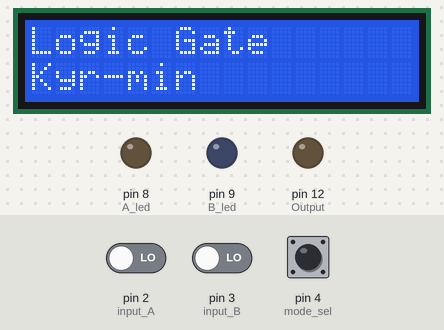
Recording of a sketch running on a simulated Arduino Uno, built with avr-gcc and run on an emulated ATmega328P. On the bench: 16×2 character LCD, output pins drawn as LEDs (lit = HIGH). Inputs (shaded band) come from the test bench; at power-on: pin 4 (mode_sel) LOW, pin 2 (input_A) LOW, pin 3 (input_B) LOW.

Above: at 1.2 s.
1.3 s: pin 4 (mode_sel) pulled HIGH for 3.2 s
At 6.1 s:
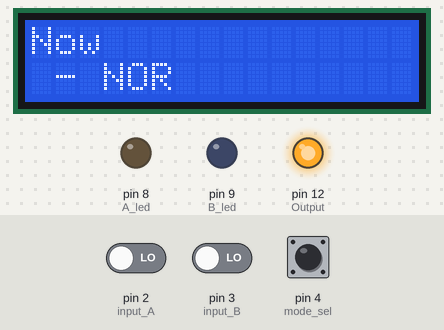
6.8 s: pin 4 (mode_sel) pulled HIGH for 0.15 s
At 8.2 s:
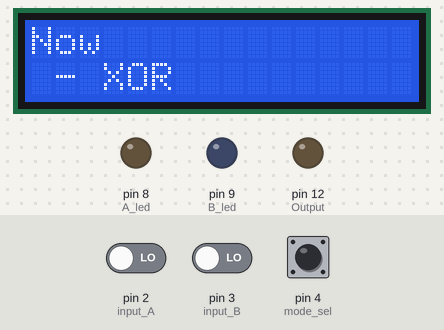
9.3 s: pin 4 (mode_sel) pulled HIGH for 1 s
At 10.7 s:
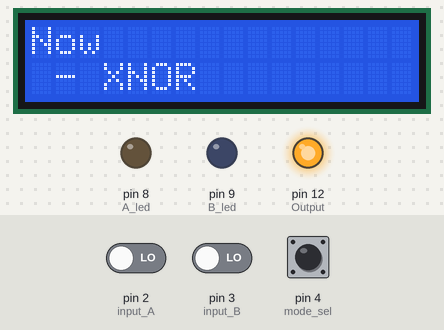
11.8 s: pin 4 (mode_sel) pulled HIGH for 0.15 s
At 14.0 s:
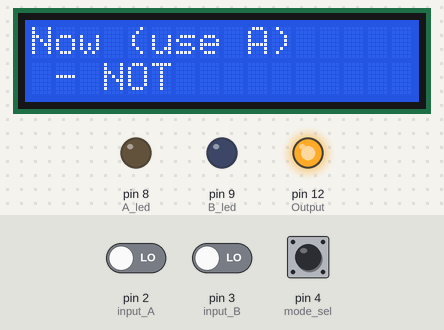
14.3 s: pin 2 (input_A) driven HIGH
At 15.5 s:
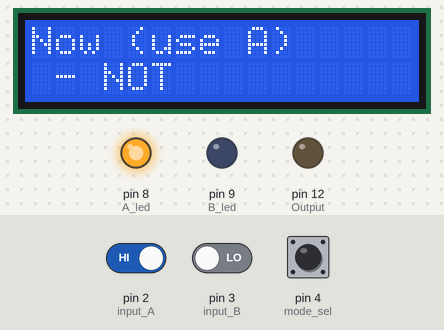
15.8 s: pin 4 (mode_sel) pulled HIGH for 3.2 s
At 21.3 s:
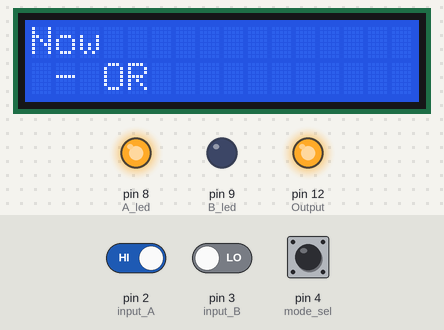
Timing chart, 0 to 22.4 s (numbered marks = the images above; inputs shaded):
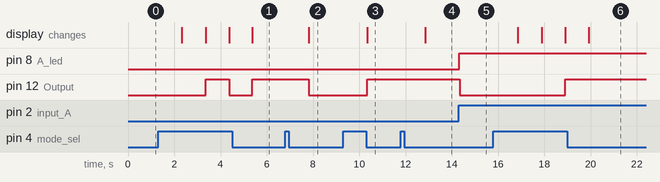

The sketch:

FINAL.ino
```cpp
#include <Wire.h>
#include <LiquidCrystal_I2C.h>

LiquidCrystal_I2C lcd(0x27,16,2);

int input_A = 2;
int input_B = 3;

int mode_sel = 4;

int A_led = 8;
int B_led = 9;

int Output = 12;

bool A_in = false;
bool B_in = false;

int temp_sel = 0;
int user_sel = 0;


void setup() {
  pinMode(input_A, INPUT);
  pinMode(input_B, INPUT);

  pinMode(A_led, OUTPUT);
  pinMode(B_led, OUTPUT);

  pinMode(Output, OUTPUT);

  lcd.init();
  lcd.backlight();
  lcd.setCursor(0,0);
  lcd.print("Logic Gate        ");
  lcd.setCursor(0,1);
  lcd.print("Kyr-min       ");
}

void AND() {
  if(A_in * B_in) {
    digitalWrite(Output, HIGH);
  } else{
    digitalWrite(Output, LOW);
  }
}

void NAND() {
  if(!(A_in * B_in)){
    digitalWrite(Output, HIGH);
  } else {
    digitalWrite(Output, LOW);
  }
}

void OR() {
  if(A_in + B_in) {
    digitalWrite(Output, HIGH);
  } else{
    digitalWrite(Output, LOW);
  }
}

void NOR(){
  if(!(A_in + B_in)) {
    digitalWrite(Output, HIGH);
  } else{
    digitalWrite(Output, LOW);
  }
}

void XOR() {
  if(!A_in * B_in + A_in * !B_in) {
    digitalWrite(Output, HIGH);
  } else{
    digitalWrite(Output, LOW);
  }
}

void XNOR() {
  if(!(!A_in * B_in + A_in * !B_in)){
    digitalWrite(Output, HIGH);
  } else {
    digitalWrite(Output, LOW);
  }
}

void NOT() {
  digitalWrite(Output, !A_in);
}

void loop() {

  A_in = digitalRead(input_A);
  B_in = digitalRead(input_B);


  temp_sel = digitalRead(mode_sel);
  if(temp_sel == 1){
    user_sel++;
    delay(1000);
    if(user_sel >=8){
      user_sel = 0;
    }
  }

  if(A_in == true){
    digitalWrite(A_led, HIGH);
  } else{
    digitalWrite(A_led, LOW);
  }

  if(B_in == true) {
    digitalWrite(B_led, HIGH);
  } else{
    digitalWrite(B_led, LOW);
  }

  switch(user_sel) {
    case 0:
      digitalWrite(Output, LOW);
      lcd.setCursor(0,0);
      lcd.print("Logic Gate       ");
      lcd.setCursor(0,1);
      lcd.print("Kyr-min        ");
      break;
    case 1:
      lcd.setCursor(0,0);
      lcd.print("Now        ");
      lcd.setCursor(0,1);
      lcd.print(" - AND         ");
      AND();
      break;

    case 2:
      lcd.setCursor(0,0);
      lcd.print("Now        ");
      lcd.setCursor(0,1);
      lcd.print(" - NAND         ");
      NAND();
      break;
    case 3:
      lcd.setCursor(0,1);
      lcd.print(" - OR         ");
      OR();
      break;
    case 4:
      lcd.setCursor(0,1);
      lcd.print(" - NOR        ");
      NOR();
      break;
    case 5:
      lcd.setCursor(0,1);
      lcd.print(" - XOR         ");
      XOR();
      break;

    case 6:
      lcd.setCursor(0,0);
      lcd.print("Now         ");
      lcd.setCursor(0,1);
      lcd.print(" - XNOR         ");
      XNOR();
      break;

    case 7:
      digitalWrite(B_led, LOW);
      lcd.setCursor(0,0);
      lcd.print("Now (use A)        ");
      lcd.setCursor(0,1);
      lcd.print(" - NOT         ");
      NOT();
      break;
  }
}
```

Measured:
- after the input at 1.3 s, pin 12 (Output): LOW → HIGH after 2.1 s, → LOW 1.0 s later, → HIGH 1.0 s later; the display: first changes after 1.0 s (image 1 shows a later state)
- after the input at 6.8 s, pin 12 (Output): HIGH → LOW after 1.0 s; the display: changes after 1.0 s (image 2)
- after the input at 9.3 s, pin 12 (Output): LOW → HIGH after 1.0 s; the display: changes after 1.0 s (image 3)
- after the input at 11.8 s, the display: changes after 1.0 s (image 4)
- after the input at 14.3 s, pin 8 (A_led): LOW → HIGH at once; pin 12 (Output): HIGH → LOW after 0.06 s
- after the input at 15.8 s, pin 12 (Output): LOW → HIGH after 3.1 s; the display: first changes after 1.1 s (image 6 shows a later state)
